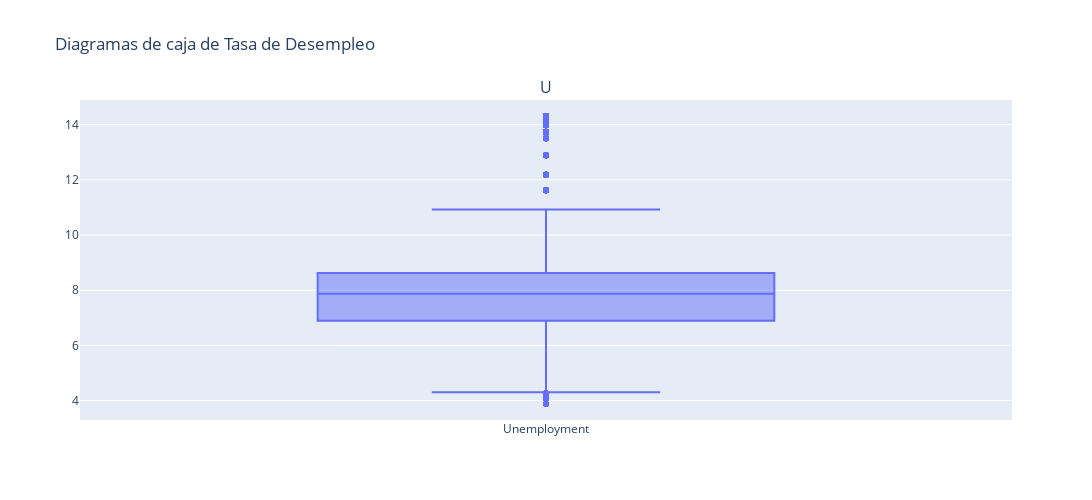

Notebook cell for this chart:
### Code cell
fig = sp.make_subplots(rows=1, cols=1, subplot_titles=("Unemployment"))
fig.add_trace(go.Box(y=df['Unemployment'], name='Unemployment'), row=1, col=1)
fig.update_layout(
    title_text="Diagramas de caja de Tasa de Desempleo",
    showlegend=False,
    height=500,
    width=1200
)
fig.show()

### Figure 1 — Plotly figure (JSON) as saved in the notebook; plotly's stock layout.template omitted (floating-point values rounded to 4 significant figures; data arrays with more than 128 entries replaced by an {"elided": "..."} marker saying what was removed)
{"data": [{"name": "Unemployment", "type": "box", "xaxis": "x", "y": {"elided": "6398 float values"}, "yaxis": "y"}], "layout": {"annotations": [{"font": {"size": 16}, "showarrow": false, "text": "U", "x": 0.5, "xanchor": "center", "xref": "paper", "y": 1, "yanchor": "bottom", "yref": "paper"}], "height": 500, "showlegend": false, "title": {"text": "Diagramas de caja de Tasa de Desempleo"}, "width": 1200, "xaxis": {"anchor": "y", "domain": [0, 1]}, "yaxis": {"anchor": "x", "domain": [0, 1]}}}
